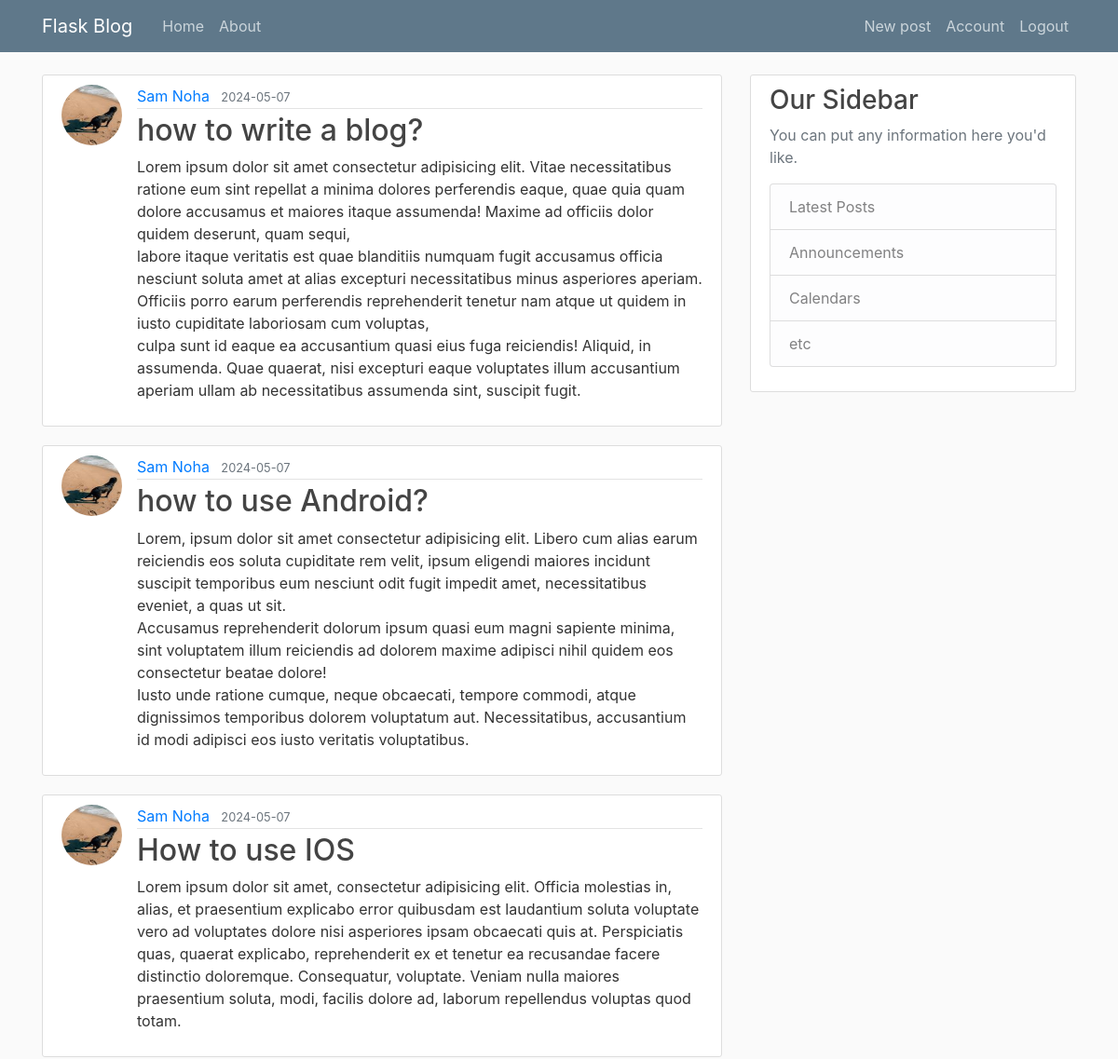
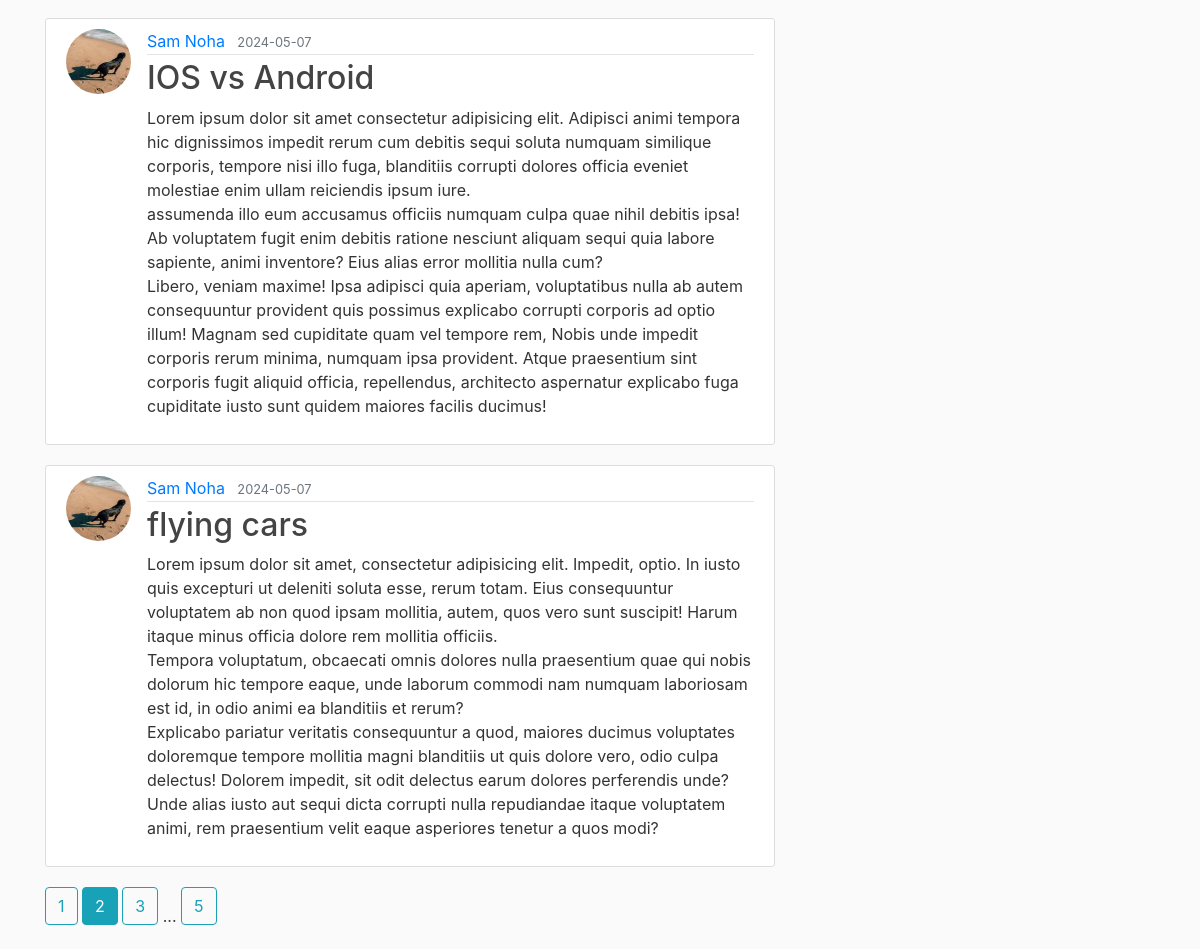
Page /home?page=2 (signed in) on the committed database (2 pictures, top to bottom).
### flaskblog/models.py (models this page shows, shortened)
class Post(db.Model):
  id = db.Column(db.Integer, primary_key=True)
  title = db.Column(db.String(100), unique=True, nullable=False)
  date_posted = db.Column(db.DateTime, nullable=False, default=datetime.now)
  content = db.Column(db.Text, nullable=False)
  user_id = db.Column(db.Integer, db.ForeignKey('user.id'), nullable=False)

class User(db.Model, UserMixin):
  id = db.Column(db.Integer, primary_key=True)
  username = db.Column(db.String(20), unique=True, nullable=False)
  email = db.Column(db.String(120), unique=True, nullable=False)
  image_file = db.Column(db.String(20), nullable=False, default='default.jpg')
  password = db.Column(db.String(60), nullable=False)
  posts = db.relationship('Post', backref='author', lazy=True)

### flaskblog/main/routes.py (the view)
@main.route("/")
@main.route("/home")
def home():
  page = request.args.get('page',1,type=int)
  posts = Post.query.order_by(Post.date_posted.desc()).paginate(page=page,per_page=5)
  return render_template('home.html',posts=posts, title='Home')

### flaskblog/models.py (called while the page is built)
@login_manager.user_loader
def user_loader(user_id):
  return User.query.get(int(user_id))

### flaskblog/templates/home.html
{% extends "layout.html"%}
{% block content %}
{% for post in posts.items %}
    <article class="media content-section d-flex">
        <div>
            <img src="{{ url_for('static', filename='profile_pics/' + post.author.image_file) }}" alt=""
                class="rounded-circle article-img">
        </div>
        <div class="media-body w-100">
            <div class="article-metadata">
                <a class="mr-2" href="{{url_for('users.user_posts',username=post.author.username)}}">{{ post.author.username }}</a>
                <small class="text-muted">{{ post.date_posted.strftime('%Y-%m-%d') }}</small>
            </div>
            <h2><a class="article-title" href="{{ url_for('posts.post',post_id=post.id)}}">{{ post.title }}</a></h2>
            <p class="article-content">{{ post.content }}</p>
        </div>
    </article>
{% endfor %}
{% for page_num in posts.iter_pages(left_edge=1,right_edge=1, right_current=1,left_current=1) %}
    {% if page_num %}
        {% if posts.page == page_num %}
            <a class="btn btn-info mb-4" href="{{ url_for('main.home',page=page_num)}}">{{page_num}}</a>
        {% else %}
            <a class="btn btn-outline-info mb-4" href="{{ url_for('main.home',page=page_num)}}">{{page_num}}</a>
        {% endif %}
    {% else %}
    ...
    {% endif%}
{% endfor %}
{% endblock content %}

### flaskblog/static/main.css (style rules this page uses)
body { background: #fafafa; color: #333333; margin-top: 5rem; }
h1, h2, h3, h4, h5, h6 { color: #444444; }
.content-section { background: #ffffff; padding: 10px 20px; border: 1px solid #dddddd; border-radius: 3px; margin-bottom: 20px; }
.article-title { color: #444444; }
.article-content { white-space: pre-line; }
.article-img { height: 65px; width: 65px; margin-right: 16px; }
.article-metadata { padding-bottom: 1px; margin-bottom: 4px; border-bottom: 1px solid #e3e3e3 }

### rows in the picture
Post: image_file (picture), author.username "Sam Noha", date_posted "2024-05-07", title "how to write a blog?", content "Lorem ipsum dolor sit amet consectetur adipisicing elit. Vitae necessitatibus ratione eum sint repellat a minima dolores perferendis eaque, quae quia quam dolore accusamus et maiores itaque assumenda! Maxime ad officiis dolor quidem deserunt, quam sequi, labore itaque veritatis est quae blanditiis numquam fugit accusamus officia nesciunt soluta amet at alias excepturi necessitatibus minus asperiores aperiam. Officiis porro earum perferendis reprehenderit tenetur nam atque ut quidem in iusto cupiditate laboriosam cum voluptas, culpa sunt id eaque ea accusantium quasi eius fuga reiciendis! Aliquid, in assumenda. Quae quaerat, nisi excepturi eaque voluptates illum accusantium aperiam ullam ab…"
Post: image_file (picture), author.username "Sam Noha", date_posted "2024-05-07", title "how to use Android?", content "Lorem, ipsum dolor sit amet consectetur adipisicing elit. Libero cum alias earum reiciendis eos soluta cupiditate rem velit, ipsum eligendi maiores incidunt suscipit temporibus eum nesciunt odit fugit impedit amet, necessitatibus eveniet, a quas ut sit. Accusamus reprehenderit dolorum ipsum quasi eum magni sapiente minima, sint voluptatem illum reiciendis ad dolorem maxime adipisci nihil quidem eos consectetur beatae dolore! Iusto unde ratione cumque, neque obcaecati, tempore commodi, atque dignissimos temporibus dolorem voluptatum aut. Necessitatibus, accusantium id modi adipisci eos iusto veritatis voluptatibus."
Post: image_file (picture), author.username "Sam Noha", date_posted "2024-05-07", title "How to use IOS", content "Lorem ipsum dolor sit amet, consectetur adipisicing elit. Officia molestias in, alias, et praesentium explicabo error quibusdam est laudantium soluta voluptate vero ad voluptates dolore nisi asperiores ipsam obcaecati quis at. Perspiciatis quas, quaerat explicabo, reprehenderit ex et tenetur ea recusandae facere distinctio doloremque. Consequatur, voluptate. Veniam nulla maiores praesentium soluta, modi, facilis dolore ad, laborum repellendus voluptas quod totam."
Post: image_file (picture), author.username "Sam Noha", date_posted "2024-05-07", title "IOS vs Android", content "Lorem ipsum dolor sit amet consectetur adipisicing elit. Adipisci animi tempora hic dignissimos impedit rerum cum debitis sequi soluta numquam similique corporis, tempore nisi illo fuga, blanditiis corrupti dolores officia eveniet molestiae enim ullam reiciendis ipsum iure. assumenda illo eum accusamus officiis numquam culpa quae nihil debitis ipsa! Ab voluptatem fugit enim debitis ratione nesciunt aliquam sequi quia labore sapiente, animi inventore? Eius alias error mollitia nulla cum? Libero, veniam maxime! Ipsa adipisci quia aperiam, voluptatibus nulla ab autem consequuntur provident quis possimus explicabo corrupti corporis ad optio illum! Magnam sed cupiditate quam vel tempore rem,…"
Post: image_file (picture), author.username "Sam Noha", date_posted "2024-05-07", title "flying cars", content "Lorem ipsum dolor sit amet, consectetur adipisicing elit. Impedit, optio. In iusto quis excepturi ut deleniti soluta esse, rerum totam. Eius consequuntur voluptatem ab non quod ipsam mollitia, autem, quos vero sunt suscipit! Harum itaque minus officia dolore rem mollitia officiis. Tempora voluptatum, obcaecati omnis dolores nulla praesentium quae qui nobis dolorum hic tempore eaque, unde laborum commodi nam numquam laboriosam est id, in odio animi ea blanditiis et rerum? Explicabo pariatur veritatis consequuntur a quod, maiores ducimus voluptates doloremque tempore mollitia magni blanditiis ut quis dolore vero, odio culpa delectus! Dolorem impedit, sit odit delectus earum dolores…"

### other values in the picture
{{ page_num }} "1" "3" "5"
{{ page_num }} "2"
